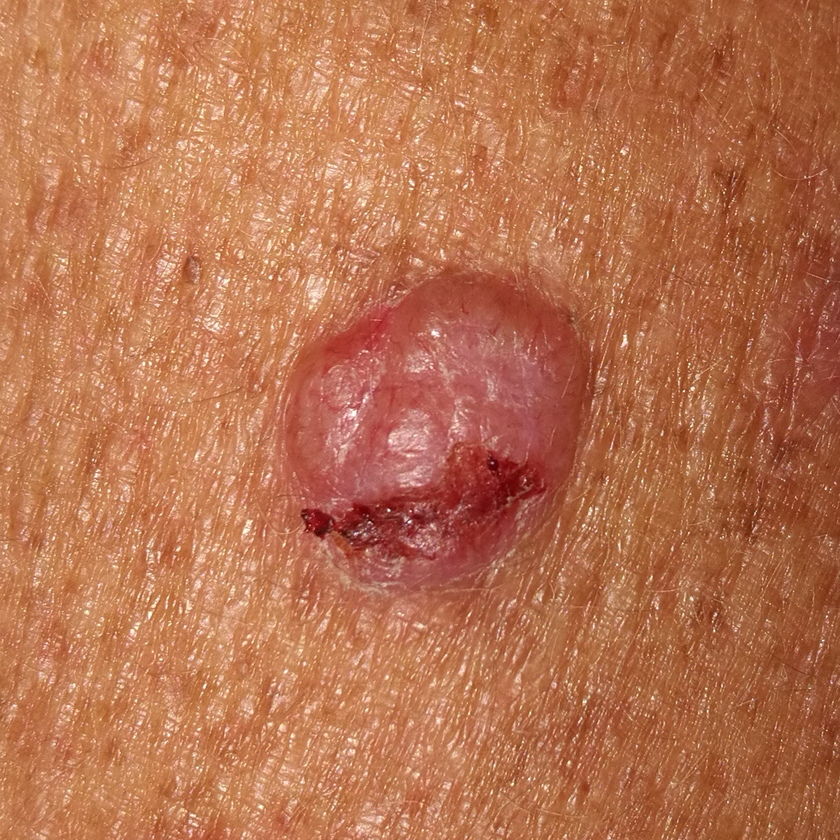
#> input picture Images/BCC/PAT_180_279_746.png, 840 x 840 px, shrunk from 1441 x 1441 before the run
$ python Segmentator.py PAT_180_279_746.png
#> lines starting #> are read from the running program, lines starting #| are printed output that depends on the picture; after the words box and inside, x2 and y2 are one past the last pixel; in counts of white or black regions, pixels touching at a corner belong together
import cv2
import numpy as np
from skimage import filters, measure
import sys
import os
from skimage.color import rgb2gray
from skimage.segmentation import active_contour
from skimage.filters import gaussian

def segment_skin_lesion(image_path):
    # Load the image
#> called with image_path = 'PAT_180_279_746.png'
    image = cv2.imread(image_path)
#> image is the input picture: shape (840, 840, 3); mean B, G, R 78.7, 113.8, 183.7

    # Convert the image to grayscale
    gray_image = cv2.cvtColor(image, cv2.COLOR_BGR2GRAY)
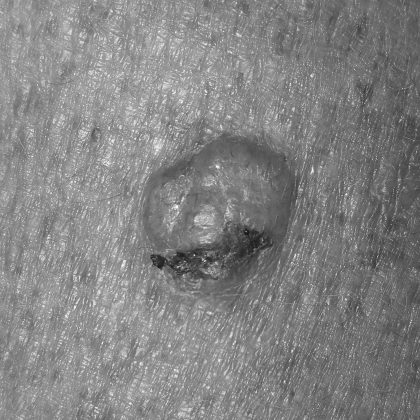
#> gray_image: shape (840, 840) (shown at 1/2 size); min 21, max 254, mean 130.7

    # Apply a Gaussian blur to reduce noise
    blurred_image = cv2.GaussianBlur(gray_image, (5, 5), 0)

    # Find an optimal threshold using Otsu's method and add a constant to raise tolerance
    threshold = filters.threshold_otsu(blurred_image) - 35
#> threshold = 93

    # Segment the image using the threshold
    binary_image = blurred_image > threshold
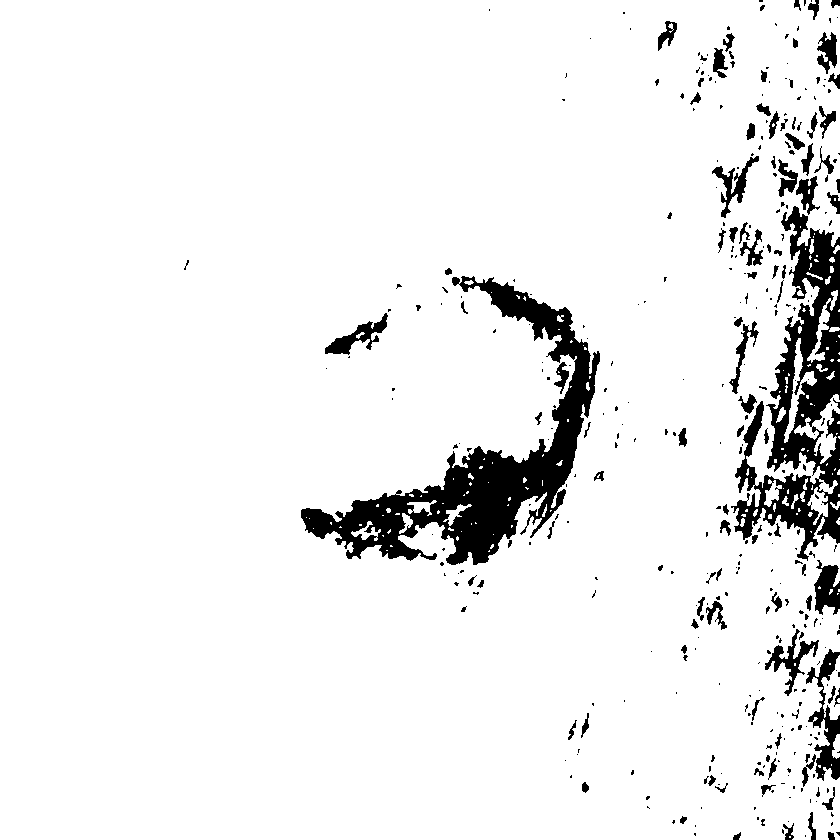
#> binary_image: shape (840, 840) bool; 92.9% white; 378 black regions (272 under 20 px), largest, box (x1, y1, x2, y2) and area: (301, 276, 600, 565) 20298, (731, 206, 840, 561) 14540, (806, 649, 840, 781) 1642

    # Perform morphological closing operation to fill small gaps and remove noise
    kernel = cv2.getStructuringElement(cv2.MORPH_ELLIPSE, (5, 5))
    closed_image = cv2.morphologyEx(binary_image.astype(np.uint8), cv2.MORPH_CLOSE, kernel)
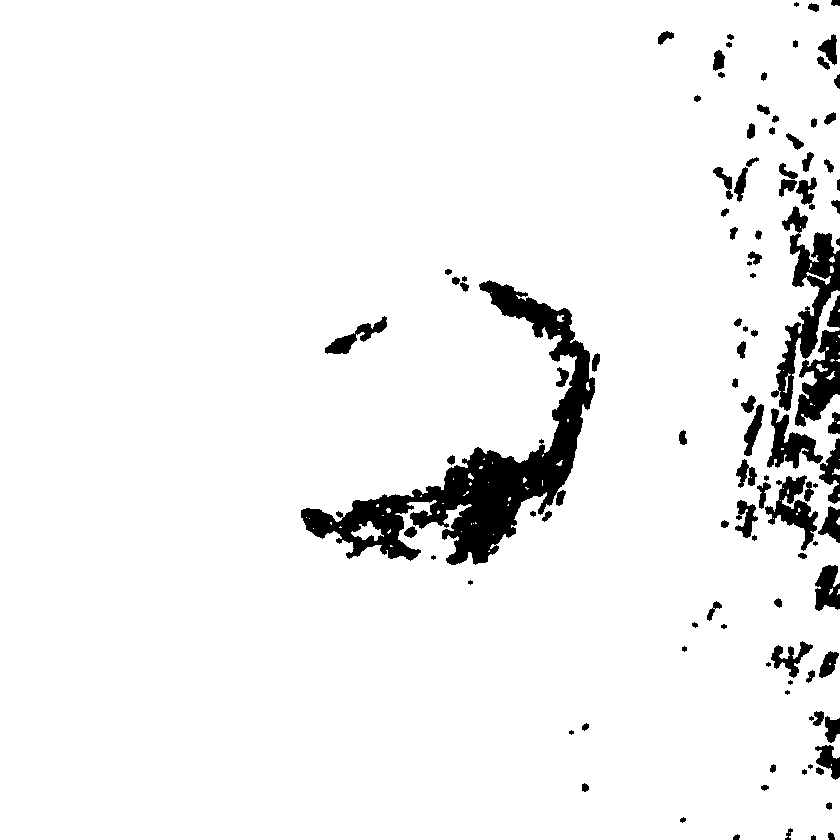
#> closed_image: shape (840, 840); values 0 (black) and 1 (white), 94.3% white; 109 black regions (12 under 20 px), largest, box (x1, y1, x2, y2) and area: (301, 280, 595, 565) 18728, (771, 206, 840, 411) 4286, (795, 330, 840, 427) 2285

    # Label the segmented regions
    labels = measure.label(closed_image)
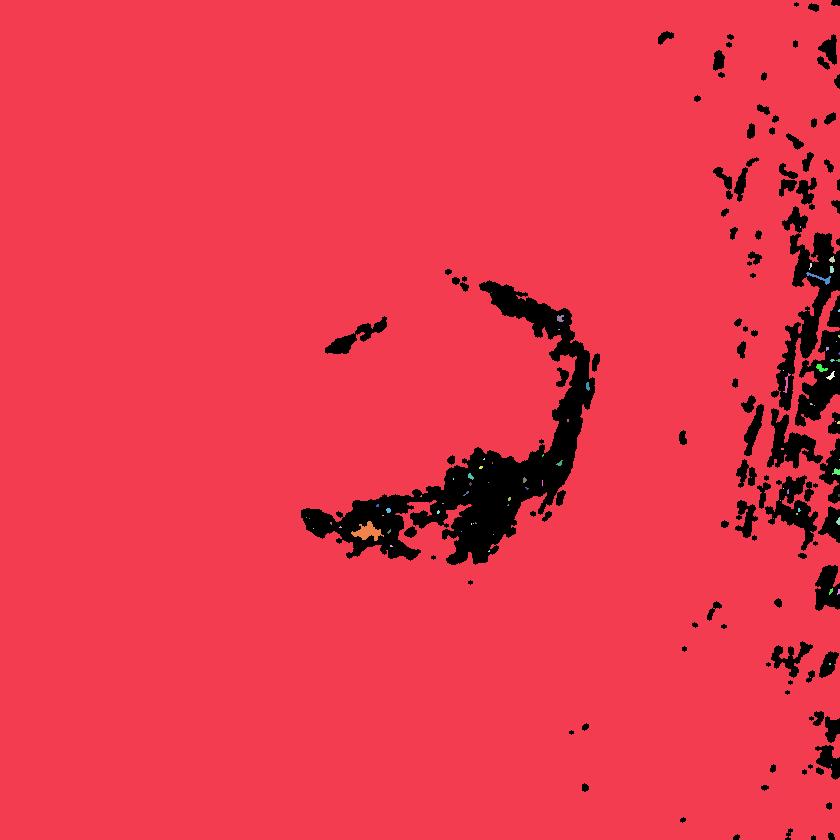
#> labels: shape (840, 840) int64; 80 distinct labels, from 0 to 79; one colour per label, 0 black

    # Find the region with the largest area (assuming it's the skin lesion)
    largest_region = None
    max_area = 0
    for region in measure.regionprops(labels):
        if region.area > max_area:
            max_area = region.area
            largest_region = region
#> this loop made 79 passes
#> max_area on pass 1: 664230
#> after the loop, max_area = 664230

    # Create a mask for the largest region
    mask = np.zeros_like(closed_image)
    mask[labels == largest_region.label] = 1

    # Invert the mask
    inverted_mask = 1 - mask

    # Apply the inverted mask to the original image
    segmented_image = image.copy()
    segmented_image[inverted_mask == 0] = (0, 0, 0)
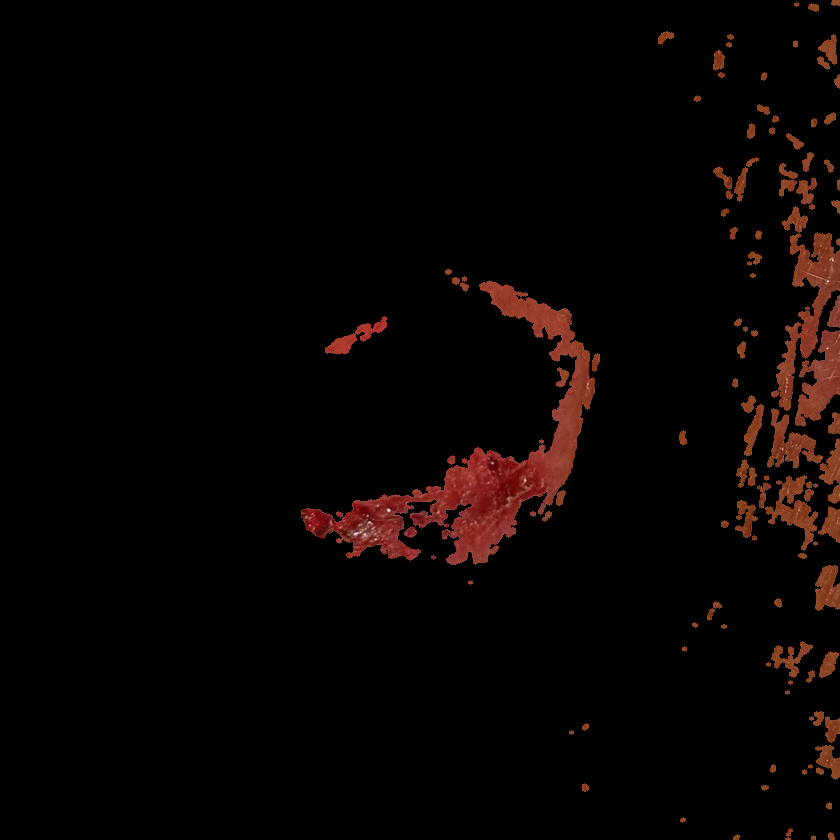
#> segmented_image: shape (840, 840, 3); mean B, G, R 2.3, 3.4, 8.2

    return segmented_image

def save_masked_image(image_path, segmented_image):
    # Create the output directory if it doesn't exist
    output_dir = 'Masked'
    if not os.path.exists(output_dir):
        os.makedirs(output_dir)

    # Get the original file name without extension and add '_masked' to it
    file_name = os.path.splitext(os.path.basename(image_path))[0] + '_masked'

    # Get the extension of the original image
    extension = os.path.splitext(image_path)[1]

    # Combine the output directory, modified file name, and extension
    output_path = os.path.join(output_dir, file_name + extension)

    # Save the segmented image
    cv2.imwrite(output_path, segmented_image)

if __name__ == "__main__":
    if len(sys.argv) != 2:
        print("Usage: python skin_lesion_segmentation.py <image_path>")
    else:
        image_path = sys.argv[1]
        segmented_image = segment_skin_lesion(image_path)

        # Save the segmented image
        save_masked_image(image_path, segmented_image)

        #cv2.imshow("Segmented Skin Lesion", segmented_image)
        #cv2.waitKey(0)
        #cv2.destroyAllWindows()

$ run again, on Images/BCC/PAT_245_376_197.png
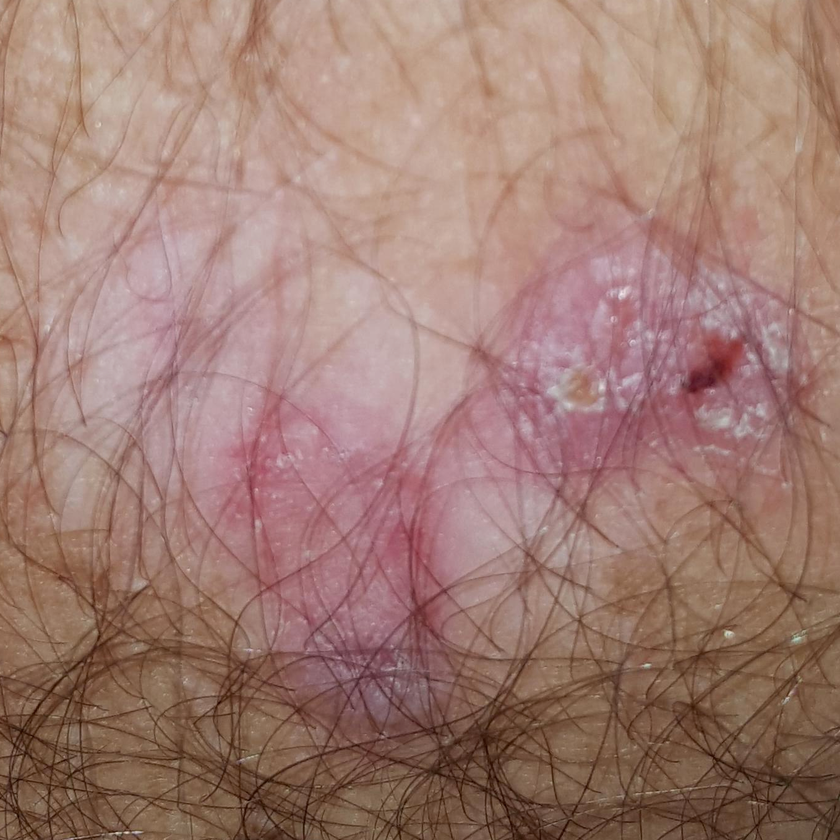
#> input picture Images/BCC/PAT_245_376_197.png, 840 x 840 px, shrunk from 1358 x 1359 before the run
#> in segment_skin_lesion, image is the input picture: shape (840, 840, 3); mean B, G, R 115, 125, 160
#> threshold = 93
#> binary_image: shape (840, 840) bool; 86.3% white; 168 black regions (121 under 20 px), largest, box (x1, y1, x2, y2) and area: (0, 563, 840, 840) 90818, (682, 341, 742, 404) 1715, (403, 584, 449, 670) 1220
#> closed_image: shape (840, 840); values 0 (black) and 1 (white), 87.9% white; 101 black regions (22 under 20 px), largest, box (x1, y1, x2, y2) and area: (129, 623, 840, 840) 59465, (0, 602, 202, 840) 13991, (682, 341, 742, 399) 1668
#> in segment_skin_lesion, `labels = measure.label(closed_image)`:
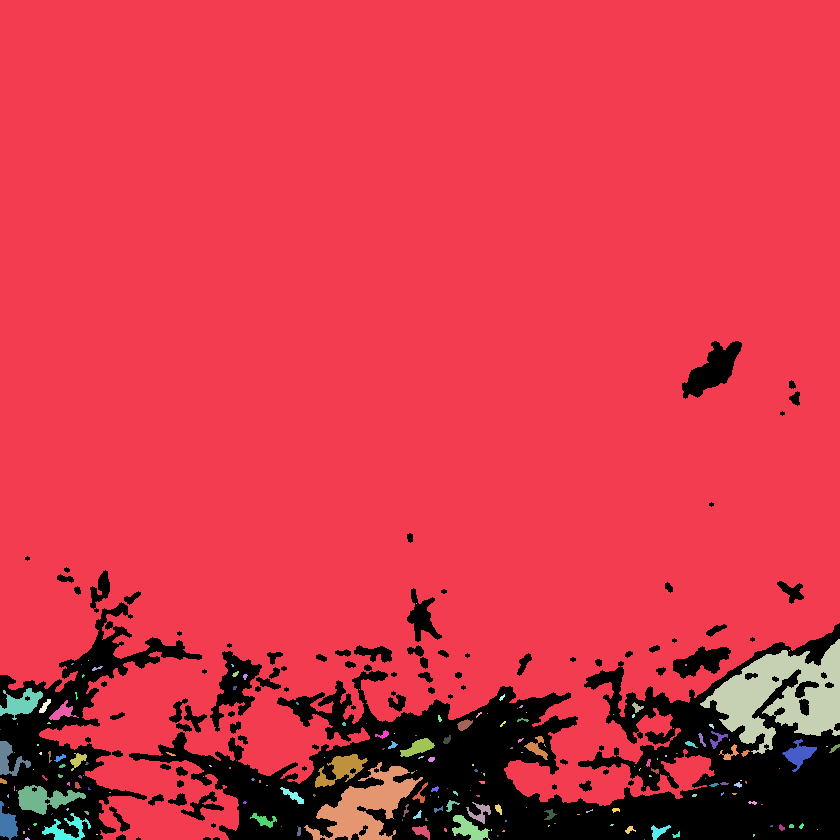
#> labels: shape (840, 840) int64; 186 distinct labels, from 0 to 185; one colour per label, 0 black
#> the loop in segment_skin_lesion, `for region in measure.regionprops(labels):` made 185 passes
#> max_area on pass 1: 600049
#> after the loop in segment_skin_lesion, `for region in measure.regionprops(labels):`: max_area = 600049
#> in segment_skin_lesion, `segmented_image[inverted_mask == 0] = (0, 0, 0)`:
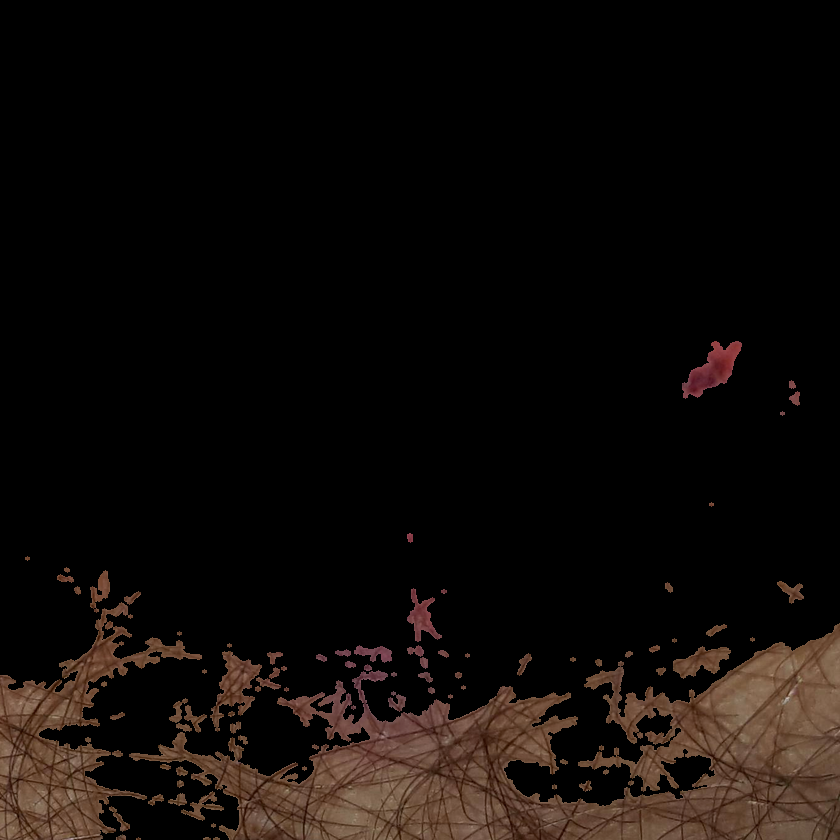
#> segmented_image: shape (840, 840, 3); mean B, G, R 8.4, 11, 15.7

$ run again, on Images/BCC/PAT_245_376_24.png
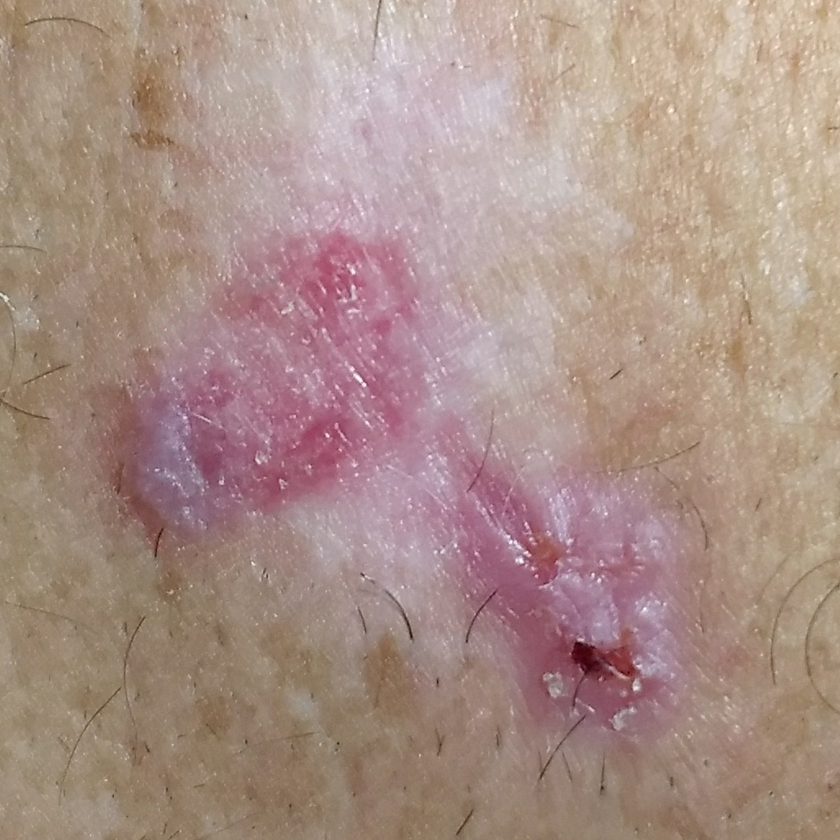
#> input picture Images/BCC/PAT_245_376_24.png, 840 x 840 px, shrunk from 1026 x 1026 before the run
#> in segment_skin_lesion, image is the input picture: shape (840, 840, 3); mean B, G, R 134.6, 143.7, 169.6
#> threshold = 119
#> binary_image: shape (840, 840) bool; 92.2% white; 319 black regions (202 under 20 px), largest, box (x1, y1, x2, y2) and area: (87, 379, 355, 617) 20864, (465, 496, 663, 766) 16239, (363, 639, 416, 718) 2369
#> closed_image: shape (840, 840); values 0 (black) and 1 (white), 93.3% white; 99 black regions (17 under 20 px), largest, box (x1, y1, x2, y2) and area: (97, 386, 350, 612) 19427, (470, 527, 662, 739) 14820, (364, 639, 415, 717) 2214
#> in segment_skin_lesion, `labels = measure.label(closed_image)`:
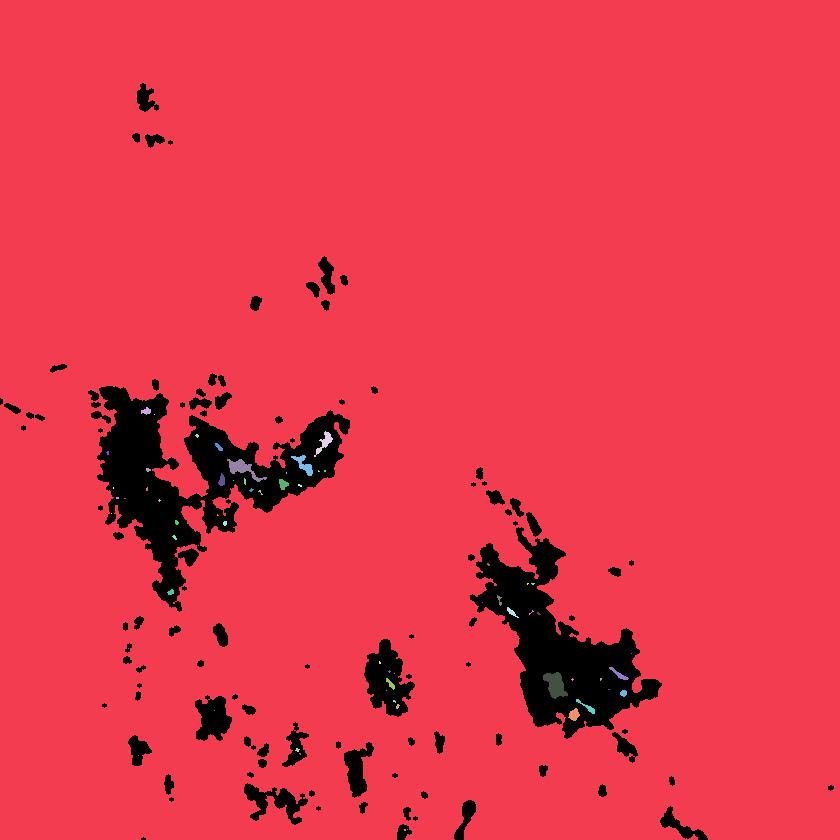
#> labels: shape (840, 840) int64; 64 distinct labels, from 0 to 63; one colour per label, 0 black
#> the loop in segment_skin_lesion, `for region in measure.regionprops(labels):` made 63 passes
#> max_area on pass 1: 656029
#> after the loop in segment_skin_lesion, `for region in measure.regionprops(labels):`: max_area = 656029
#> in segment_skin_lesion, `segmented_image[inverted_mask == 0] = (0, 0, 0)`:
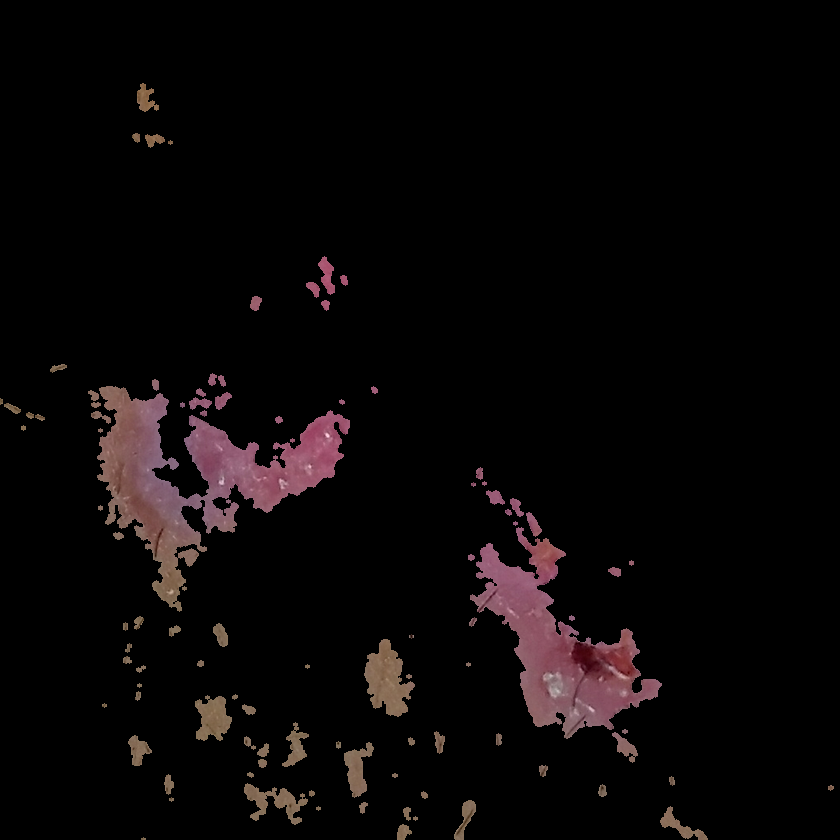
#> segmented_image: shape (840, 840, 3); mean B, G, R 6.9, 6.6, 9.7
